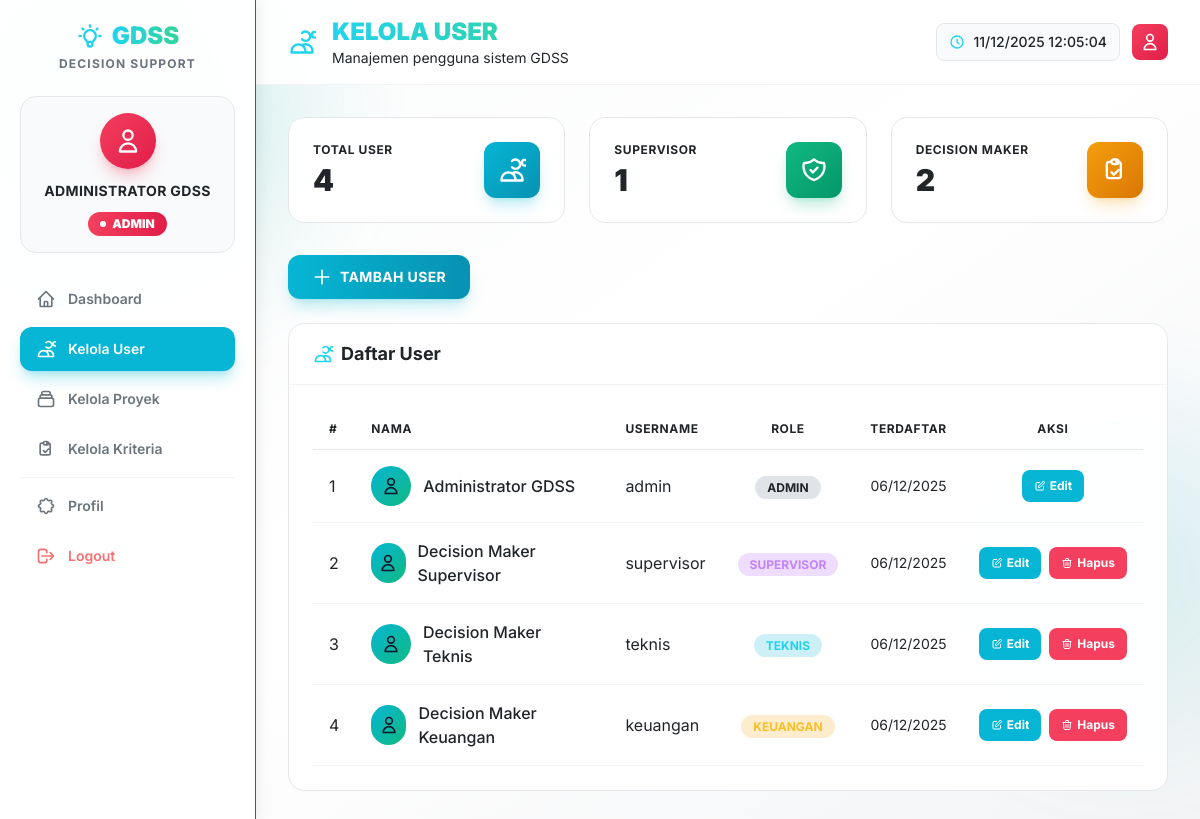
Screenshot of /views/admin/manage_users.php (signed in) with the database file from the repository.
### tables this page shows
CREATE TABLE `users` (
  `id` int NOT NULL,
  `name` varchar(100) NOT NULL,
  `username` varchar(100) NOT NULL,
  `password` varchar(255) NOT NULL,
  `role` enum('admin','supervisor','teknis','keuangan') NOT NULL,
  `created_at` timestamp NOT NULL DEFAULT CURRENT_TIMESTAMP
);

### config/config.php (called while the page is built, shortened)
<?php
function isLoggedIn() {
    return isset($_SESSION['user_id']) && isset($_SESSION['username']) && isset($_SESSION['role']);
}
function hasRole($role) {
    return isLoggedIn() && $_SESSION['role'] === $role;
}
?>

### views/admin/manage_users.php (the view, shortened to what this page needs)
<?php
require_once __DIR__ . '/../../config/config.php';
require_once __DIR__ . '/../../includes/layout.php';
$pdo = getConnection();
$stmt = $pdo->query("SELECT * FROM users ORDER BY role, name");
$users = $stmt->fetchAll();
$pageTitle = 'Kelola User - ' . SITE_NAME;
$stats = [
    'total' => count($users),
    'supervisor' => count(array_filter($users, fn($u) => $u['role'] === 'supervisor')),
    'decision_maker' => count(array_filter($users, fn($u) => in_array($u['role'], ['teknis', 'administrasi', 'keuangan'])))
];
renderHead($pageTitle, '../../');
renderSidebar('../../', 'manage_users');
renderHeader('KELOLA USER', 'Manajemen pengguna sistem GDSS', 'users', false, '', '../../');
?>
<section class="grid grid-cols-1 md:grid-cols-3 gap-6 mb-8">
    <?= statCard('Total User', $stats['total'], 'users', 'cyan') ?>
    <?= statCard('Supervisor', $stats['supervisor'], 'shield', 'emerald') ?>
    <?= statCard('Decision Maker', $stats['decision_maker'], 'criteria', 'amber') ?>
</section>
<section class="mb-6">
    <button onclick="toggleModal('addUserModal')" class="flex items-center gap-2 px-6 py-3 rounded-xl font-bold uppercase tracking-wide text-sm bg-gradient-to-r from-cyan-500 to-cyan-600 text-white hover:from-cyan-400 hover:to-cyan-500 transition-all duration-300 shadow-lg shadow-cyan-500/25">
        <?= icon('add', 'w-5 h-5') ?>
        Tambah User
    </button>
</section>
<section class="bg-white/95 backdrop-blur-sm rounded-2xl border border-gray-200">
    <div class="flex items-center justify-between border-b border-gray-200/50 px-6 py-4">
        <h5 class="text-lg font-bold text-gray-900 flex items-center gap-2">
            <?= icon('users', 'w-5 h-5 text-cyan-400') ?>
            Daftar User
        </h5>
    </div>
    <div class="p-6">
        <div class="overflow-x-auto">
            <table class="w-full">
                <thead>
                    <tr class="border-b border-gray-200">
                        <th class="text-left py-3 px-4 text-gray-900 font-bold uppercase tracking-wider text-xs">#</th>
                        <th class="text-left py-3 px-4 text-gray-900 font-bold uppercase tracking-wider text-xs">Nama</th>
                        <th class="text-left py-3 px-4 text-gray-900 font-bold uppercase tracking-wider text-xs">Username</th>
                        <th class="text-center py-3 px-4 text-gray-900 font-bold uppercase tracking-wider text-xs">Role</th>
                        <th class="text-center py-3 px-4 text-gray-900 font-bold uppercase tracking-wider text-xs">Terdaftar</th>
                        <th class="text-center py-3 px-4 text-gray-900 font-bold uppercase tracking-wider text-xs">Aksi</th>
                    </tr>
                </thead>
                <tbody>
                    <?php foreach ($users as $index => $u):
                        $roleColors = [
                            'supervisor' => 'bg-purple-500/20 text-purple-400',
                            'teknis' => 'bg-cyan-500/20 text-cyan-400',
                            'administrasi' => 'bg-emerald-500/20 text-emerald-400',
                            'keuangan' => 'bg-amber-500/20 text-amber-400'
                        ];
                        $roleColor = $roleColors[$u['role']] ?? 'bg-slate-500/20 text-gray-900';
                    ?>
                    <tr class="border-b border-gray-200/50 hover:bg-gray-100 transition-colors duration-200">
                        <td class="py-4 px-4 text-gray-900"><?= $index + 1 ?></td>
                        <td class="py-4 px-4">
                            <div class="flex items-center gap-3">
                                <div class="w-10 h-10 bg-gradient-to-br from-cyan-500 to-emerald-500 rounded-full flex items-center justify-center">
                                    <?= icon('user', 'w-5 h-5 text-slate-900') ?>
                                </div>
                                <span class="text-gray-900 font-medium"><?= htmlspecialchars($u['name']) ?></span>
                            </div>
                        </td>
                        <td class="py-4 px-4 text-gray-900"><?= htmlspecialchars($u['username']) ?></td>
                        <td class="py-4 px-4 text-center">
                            <span class="px-3 py-1 rounded-full text-xs font-bold uppercase <?= $roleColor ?>">
                                <?= htmlspecialchars($u['role']) ?>
                            </span>
                        </td>
                        <td class="py-4 px-4 text-center text-gray-900 text-sm"><?= date('d/m/Y', strtotime($u['created_at'])) ?></td>
                        <td class="py-4 px-4 text-center">
                            <div class="flex items-center justify-center gap-2">
                                <button onclick="openEditModal(<?= htmlspecialchars(json_encode($u)) ?>)" class="inline-flex items-center gap-1 px-3 py-2 rounded-lg bg-cyan-500 text-white hover:bg-cyan-600 text-xs font-bold transition-colors duration-200">
                                    <?= icon('edit', 'w-3 h-3') ?> Edit
                                </button>
                                <?php if ($u['id'] !== $_SESSION['user_id']): ?>
                                <form method="POST" class="inline" onsubmit="return confirm('Yakin ingin menghapus user ini?')">
                                    <button type="submit" class="inline-flex items-center gap-1 px-3 py-2 rounded-lg bg-rose-500 text-white hover:bg-rose-600 text-xs font-bold transition-colors duration-200">
                                        <?= icon('delete', 'w-3 h-3') ?> Hapus
                                    </button>
                                </form>
                                <?php endif; ?>
                            </div>
                        </td>
                    </tr>
                    <?php endforeach; ?>
                </tbody>
            </table>
        </div>
    </div>
</section>
<?php renderFooter(); ?>

### includes/layout.php (shortened to what this page needs)
<?php
function icon($name, $class = 'w-5 h-5') {
    $path = $icons[$name] ?? $icons['home'];
    return '<svg class="'.$class.'" fill="none" stroke="currentColor" viewBox="0 0 24 24"><path stroke-linecap="round" stroke-linejoin="round" stroke-width="2" d="'.$path.'"></path></svg>';
}
function menuItem($href, $label, $iconName, $active = false, $danger = false) {
    $baseClass = 'flex items-center gap-3 px-4 py-3 rounded-xl text-sm font-semibold transition-all duration-300';
    if ($danger) {
        $class = $baseClass . ' text-red-400 hover:text-red-300 hover:bg-red-500/10';
    } elseif ($active) {
        $class = $baseClass . ' bg-cyan-500 text-white shadow-lg shadow-cyan-500/30';
    } else {
        $class = $baseClass . ' text-gray-600 hover:text-gray-900 hover:bg-gray-100';
    }
    $onclick = $danger ? ' onclick="showLogoutModal(); return false;"' : '';
    return '<a href="'.$href.'" class="'.$class.'"'.$onclick.'>'.icon($iconName).'<span>'.$label.'</span></a>';
}
function statCard($title, $value, $iconName, $color, $delay = '') {
    $colors = [
        'cyan' => 'from-cyan-500 to-cyan-600 shadow-cyan-500/25',
        'emerald' => 'from-emerald-500 to-emerald-600 shadow-emerald-500/25',
        'amber' => 'from-amber-500 to-amber-600 shadow-amber-500/25',
        'purple' => 'from-purple-500 to-purple-600 shadow-purple-500/25',
        'red' => 'from-red-500 to-red-600 shadow-red-500/25',
        'blue' => 'from-blue-500 to-blue-600 shadow-blue-500/25',
    ];
    $gradient = $colors[$color] ?? $colors['cyan'];
    $delayClass = $delay ? 'delay-'.$delay : '';
    return '
    <div class="bg-white/95 backdrop-blur-sm rounded-2xl border border-gray-200 p-6 card-hover animate-scale-in '.$delayClass.'">
        <div class="flex items-center justify-between">
            <div>
                <p class="text-gray-900 text-xs font-bold uppercase tracking-wider mb-1">'.$title.'</p>
                <p class="text-3xl font-black text-gray-900 count-up">'.$value.'</p>
            </div>
            <div class="w-14 h-14 bg-gradient-to-br '.$gradient.' rounded-xl flex items-center justify-center shadow-lg animate-float">
                '.icon($iconName, 'w-7 h-7 text-white').'
            </div>
        </div>
    </div>';
}
function getRoleColors($role) {
    $roleColors = [
        'supervisor' => [
            'gradient' => 'from-purple-500 to-purple-600',
            'shadow' => 'shadow-purple-500/30',
            'bg' => 'bg-purple-500/20',
            'text' => 'text-purple-400',
            'badge' => 'from-purple-500 to-purple-600',
        ],
        'teknis' => [
            'gradient' => 'from-cyan-500 to-cyan-600',
            'shadow' => 'shadow-cyan-500/30',
            'bg' => 'bg-cyan-500/20',
            'text' => 'text-cyan-400',
            'badge' => 'from-cyan-500 to-cyan-600',
        ],
        'admin' => [
            'gradient' => 'from-rose-500 to-rose-600',
            'shadow' => 'shadow-rose-500/30',
            'bg' => 'bg-rose-500/20',
            'text' => 'text-rose-400',
            'badge' => 'from-rose-500 to-rose-600',
        ],
        'keuangan' => [
            'gradient' => 'from-amber-500 to-amber-600',
            'shadow' => 'shadow-amber-500/30',
            'bg' => 'bg-amber-500/20',
            'text' => 'text-amber-400',
            'badge' => 'from-amber-500 to-amber-600',
        ],
    ];
    return $roleColors[$role] ?? $roleColors['teknis'];
}
function renderHead($pageTitle, $basePath = '') {
    $cssPath = $basePath . 'assets/css/style.css';
    ?>
<!DOCTYPE html>
<html lang="id" class="light">
<head>
    <script src="https://cdn.tailwindcss.com"></script>
    <link rel="stylesheet" href="https://cdnjs.cloudflare.com/ajax/libs/font-awesome/6.4.0/css/all.min.css">
    <link href="<?= $cssPath ?>" rel="stylesheet">
</head>
<body class="bg-gradient-to-br from-gray-50 via-white to-gray-100 min-h-screen text-gray-900">
    <div class="fixed inset-0 overflow-hidden pointer-events-none -z-10">
    </div>
    <?php
}
function renderSidebar($basePath = '', $activePage = '') {
    $userRole = $_SESSION['role'] ?? 'guest';
    $userName = $_SESSION['name'] ?? 'User';
    $isAdmin = hasRole('admin');
    $roleColors = getRoleColors($userRole);
    ?>
    <div class="flex min-h-screen">
        <aside id="sidebar" class="sidebar w-64 fixed left-0 top-0 h-full border-r border-gray-200/50 p-5 flex flex-col z-40">
            <div class="text-center mb-6">
                <div class="flex items-center justify-center gap-2 mb-1">
                    <?= icon('bulb', 'w-7 h-7 text-cyan-400') ?>
                    <h1 class="text-2xl font-black bg-gradient-to-r from-cyan-400 to-emerald-400 bg-clip-text text-transparent">GDSS</h1>
                </div>
                <p class="text-gray-500 text-xs font-bold uppercase tracking-widest">Decision Support</p>
            </div>
            <div class="text-center mb-6 p-4 bg-gray-50 rounded-2xl border border-gray-200">
                <div class="w-14 h-14 mx-auto mb-3 bg-gradient-to-br <?= $roleColors['gradient'] ?> rounded-full flex items-center justify-center shadow-lg <?= $roleColors['shadow'] ?>">
                    <?= icon('user', 'w-7 h-7 text-white') ?>
                </div>
                <h2 class="text-gray-900 font-bold text-sm uppercase tracking-wide mb-2"><?= htmlspecialchars($userName) ?></h2>
                <span class="inline-flex items-center gap-1.5 bg-gradient-to-r <?= $roleColors['badge'] ?> text-white px-3 py-1 rounded-full text-xs font-black uppercase">
                    <span class="w-1.5 h-1.5 bg-white rounded-full animate-pulse"></span>
                    <?= htmlspecialchars($userRole) ?>
                </span>
            </div>
            <nav class="flex-1 space-y-1.5">
                <?= menuItem($basePath . 'dashboard.php', 'Dashboard', 'home', $activePage === 'dashboard') ?>
                <?php if ($isAdmin): ?>
                    <?= menuItem($basePath . 'views/admin/manage_users.php', 'Kelola User', 'users', $activePage === 'manage_users') ?>
                    <?= menuItem($basePath . 'views/admin/manage_projects.php', 'Kelola Proyek', 'projects', $activePage === 'manage_projects') ?>
                    <?= menuItem($basePath . 'views/admin/manage_criteria.php', 'Kelola Kriteria', 'criteria', $activePage === 'manage_criteria') ?>
                <?php endif; ?>
                <div class="my-4 border-t border-gray-200/50"></div>
                <?= menuItem($basePath . 'profile.php', 'Profil', 'settings', $activePage === 'profile') ?>
                <?= menuItem($basePath . 'logout.php', 'Logout', 'logout', false, true) ?>
            </nav>
        </aside>
    <?php
}
function renderHeader($title, $subtitle = '', $iconName = 'home', $showBackButton = false, $backUrl = '', $basePath = '') {
    $userRole = $_SESSION['role'] ?? 'guest';
    $roleColors = getRoleColors($userRole);
    $profileLink = $basePath . 'profile.php';
    ?>
        <main class="main-content flex-1 ml-64">
            <header class="sticky top-0 z-30 bg-white/90 backdrop-blur-xl border-b border-gray-200/50 px-8 py-4">
                <div class="flex items-center justify-between">
                    <div class="flex items-center gap-4">
                        <?= icon($iconName, 'w-7 h-7 text-cyan-400') ?>
                        <div>
                            <h2 class="text-2xl font-black bg-gradient-to-r from-cyan-400 to-emerald-400 bg-clip-text text-transparent"><?= htmlspecialchars($title) ?></h2>
                            <?php if ($subtitle): ?>
                            <p class="text-gray-900 text-sm"><?= htmlspecialchars($subtitle) ?></p>
                            <?php endif; ?>
                        </div>
                    </div>
                    <div class="flex items-center gap-3">
                        <div class="flex items-center gap-2 bg-gray-50 rounded-lg px-3 py-2 border border-gray-200">
                            <?= icon('clock', 'w-4 h-4 text-cyan-400') ?>
                            <span id="currentTime" class="text-gray-900 text-sm font-medium"></span>
                        </div>
                        <a href="<?= $profileLink ?>" class="w-9 h-9 bg-gradient-to-br <?= $roleColors['gradient'] ?> rounded-lg flex items-center justify-center <?= $roleColors['shadow'] ?> hover:scale-110 hover:shadow-lg transition-all duration-300 cursor-pointer" title="Profil">
                            <?= icon('user', 'w-5 h-5 text-white') ?>
                        </a>
                    </div>
                </div>
            </header>
            <div class="p-8">
    <?php
}
function renderFooter() {
    ?>
            </div>
        </main>
    </div>
</body>
</html>
    <?php
}
    ?>

### rows the page displays
users: name "Administrator GDSS", username "admin", role "ADMIN", created_at "06/12/2025"
users: name "Decision Maker Supervisor", username "supervisor", role "SUPERVISOR", created_at "06/12/2025"
users: name "Decision Maker Teknis", username "teknis", role "TEKNIS", created_at "06/12/2025"
users: name "Decision Maker Keuangan", username "keuangan", role "KEUANGAN", created_at "06/12/2025"

### other values shown
$userName "ADMINISTRATOR GDSS"
$userRole "ADMIN"
$label "Dashboard Kelola User Kelola Proyek Kelola Kriteria Profil Logout"
$subtitle "Manajemen pengguna sistem GDSS"
$title "TOTAL USER SUPERVISOR DECISION MAKER"
$value "4 1 2"
